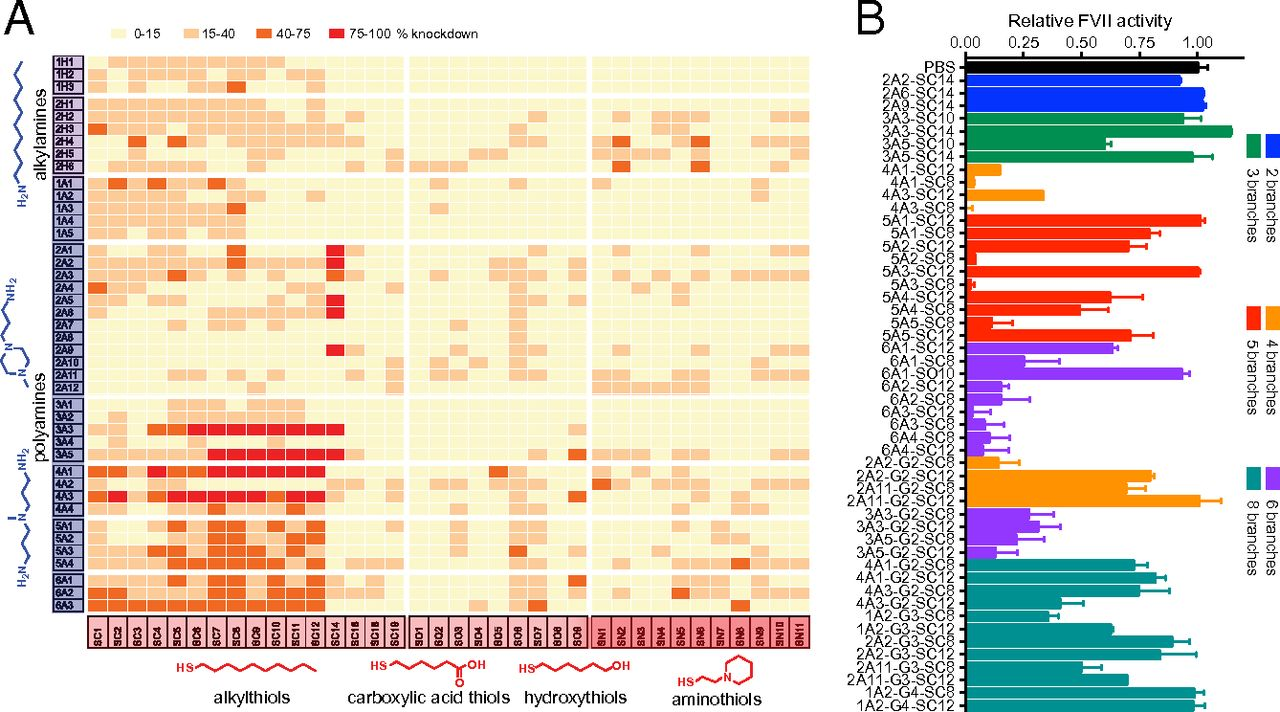
#> input picture chemprop-master/Data/Multitask_data/All_datasets/Zhou_dendrimer/Raw_data/dendrimer_heatmap.jpg, 1280 x 712 px
$ python Extract_dendrimer_heatmap.py
#> lines starting #> are read from the running program, lines starting #| are printed output that depends on the picture
from PIL import Image
import numpy as np
import pandas as pd

header = 'dendrimer'
image = Image.open(header + '_heatmap.jpg')
#> image is the input picture: PIL image 1280x712 RGB; mean R, G, B 225.8, 214.1, 199.5
pix = image.load()
# [18 lines of commented-out code are left out]

color_to_lum_dict = {}
color_to_lum_dict[255,246,206,255] = 0
color_to_lum_dict[251,203,150,255] = 1
color_to_lum_dict[243,105,33,255] = 2
color_to_lum_dict[241,37,26,255] = 3


# print(color_to_lum_dict[(251,5,10,255)])
# hmp_colors = [pix[key_x,y] for y in range(key_top, key_bot)]

def value_from_color(color, ctol_dict):
	min_dist = -1
	min_key = None
	for k in ctol_dict.keys():
		dist = np.linalg.norm(np.array(color[:3]) - np.array(k[:3]))
		if min_dist < -0.5 or dist<min_dist:
			min_key = k
			min_dist = dist
	return ctol_dict[min_key]


def get_matrix_data(start_pixel, length, height, values_wide, values_high):
	to_return = [[0 for v in range(values_wide)] for v in range(values_high)]
	end_pixel = [start_pixel[0]+length, start_pixel[1]+height]
	# print(end_pixel)
	width_per_point = float(end_pixel[0]-start_pixel[0])/values_wide
	height_per_point = float(end_pixel[1] - start_pixel[1])/values_high
	# print(width_per_point)
	# print(height_per_point)
	for down in range(values_high):
		for right in range(values_wide):
			color_x = start_pixel[0]+width_per_point*(right+0.5)
			color_y = start_pixel[1]+height_per_point*(down+0.5)
			# print(color_x,', ', color_y)
			color = pix[color_x, color_y]
			for i in range(-2,2):
				for j in range(-2,2):
					pix[color_x+i, color_y+j] = (0,0,0,255)
			to_return[down][right] = value_from_color(color, color_to_lum_dict)
	return to_return

# [4 lines of commented-out code are left out]
x_start = 87
x_end = 810
y_starts = [55,98,177,244,399,465,520,574]
y_ends = [94,172,240,394,461,515,570,612]
values_high = [3,6,5,12,5,4,4,3]


all_vals = []
for i in range(len(values_high)):
	all_vals = all_vals + get_matrix_data([x_start,y_starts[i]], x_end-x_start, y_ends[i]-y_starts[i], 36,values_high[i])

# vals = get_matrix_data([51,51],submatrix_length, submatrix_height,12,4)
image.save(header + '_heatmap_with_dots.png',format = 'png')
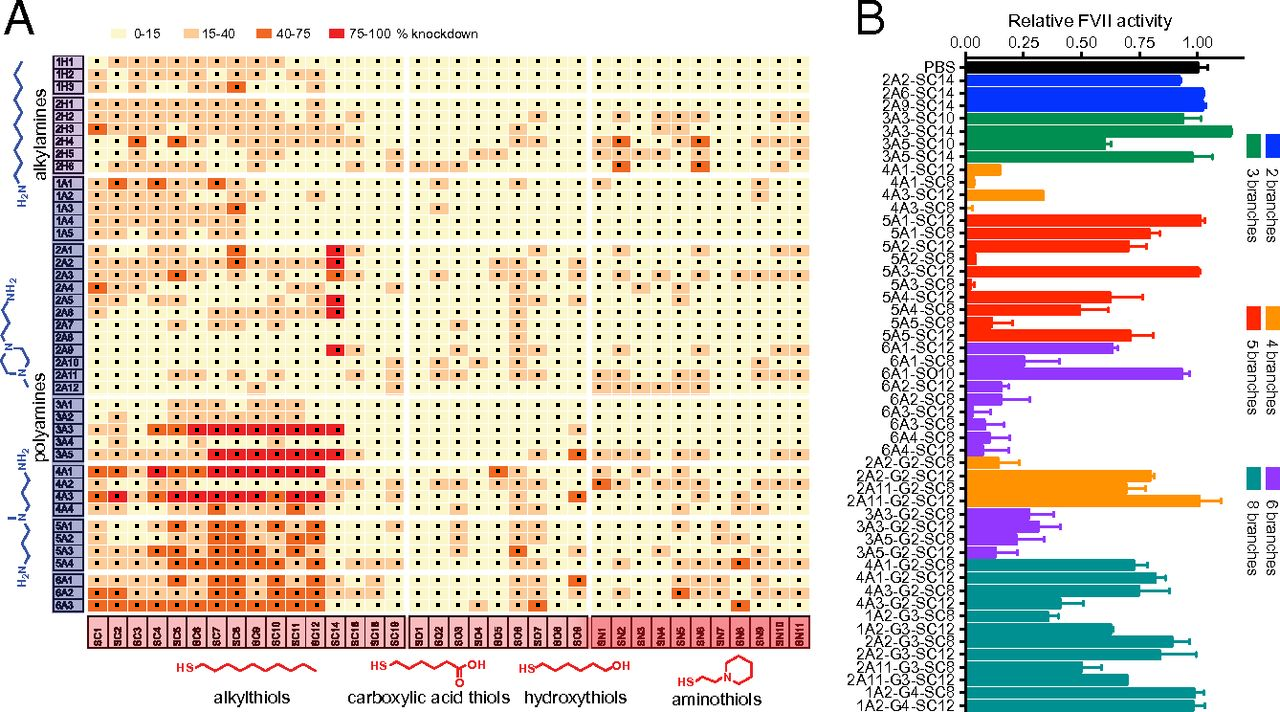
#> saved as dendrimer_heatmap_with_dots.png: PIL image 1280x712 RGB; mean R, G, B 219.1, 208.3, 194.8
# [4 lines of commented-out code are left out]
df = pd.DataFrame(all_vals)
df.to_csv(header + '_screen_knockdown.csv')

$ run again, with chemprop-master/Data/Multitask_data/All_datasets/Akinc_Michael_addition/Raw_data/akinc_heatmap.png saved as chemprop-master/Data/Multitask_data/All_datasets/Zhou_dendrimer/Raw_data/dendrimer_heatmap.jpg
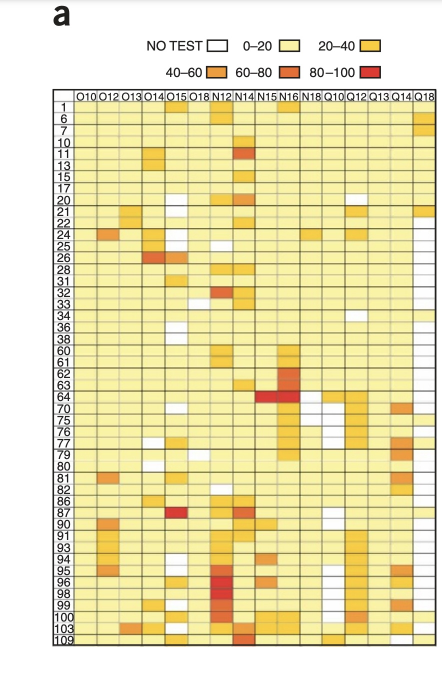
#> input picture chemprop-master/Data/Multitask_data/All_datasets/Akinc_Michael_addition/Raw_data/akinc_heatmap.png, 884 x 1366 px (shown at 1/2 size)
#> image is the input picture: PIL image 884x1366 RGB; mean R, G, B 234.5, 225.9, 180.6
#> `image.save(header + '_heatmap_with_dots.png',format = 'png')`:
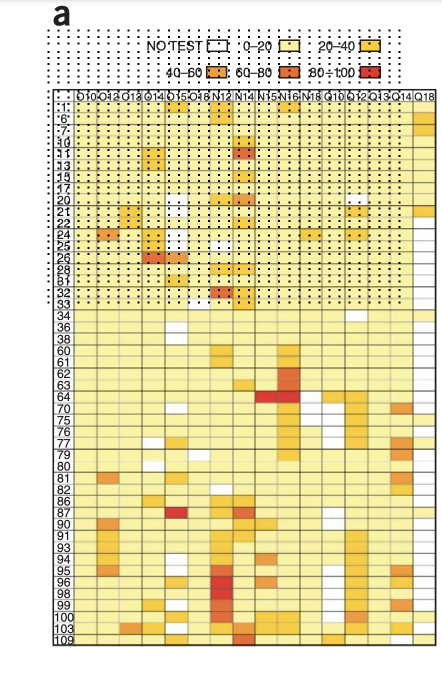
#> saved as dendrimer_heatmap_with_dots.png: PIL image 884x1366 RGB (shown at 1/2 size); mean R, G, B 229.8, 221.3, 177.1
